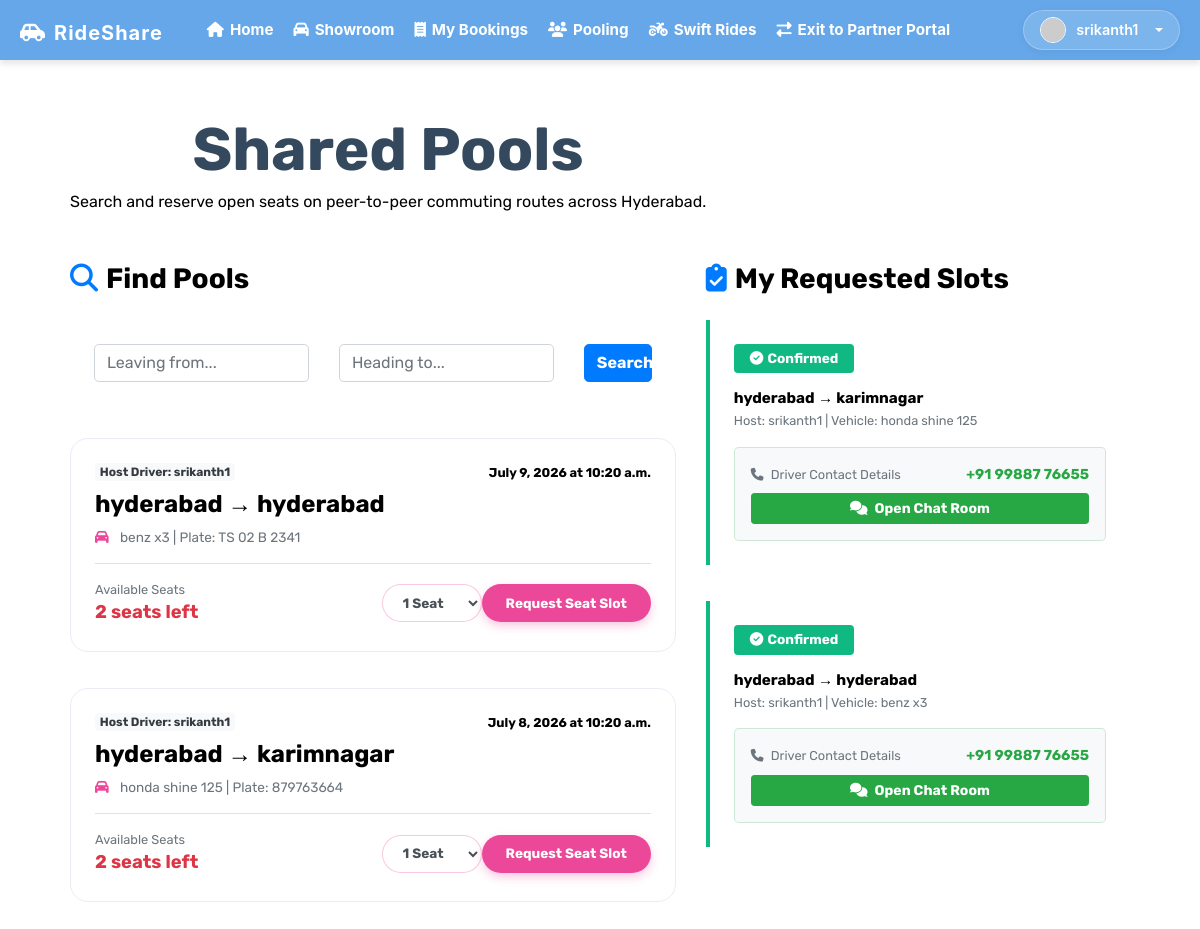
The page /user/carpools/ (signed in) on the database as committed earlier.
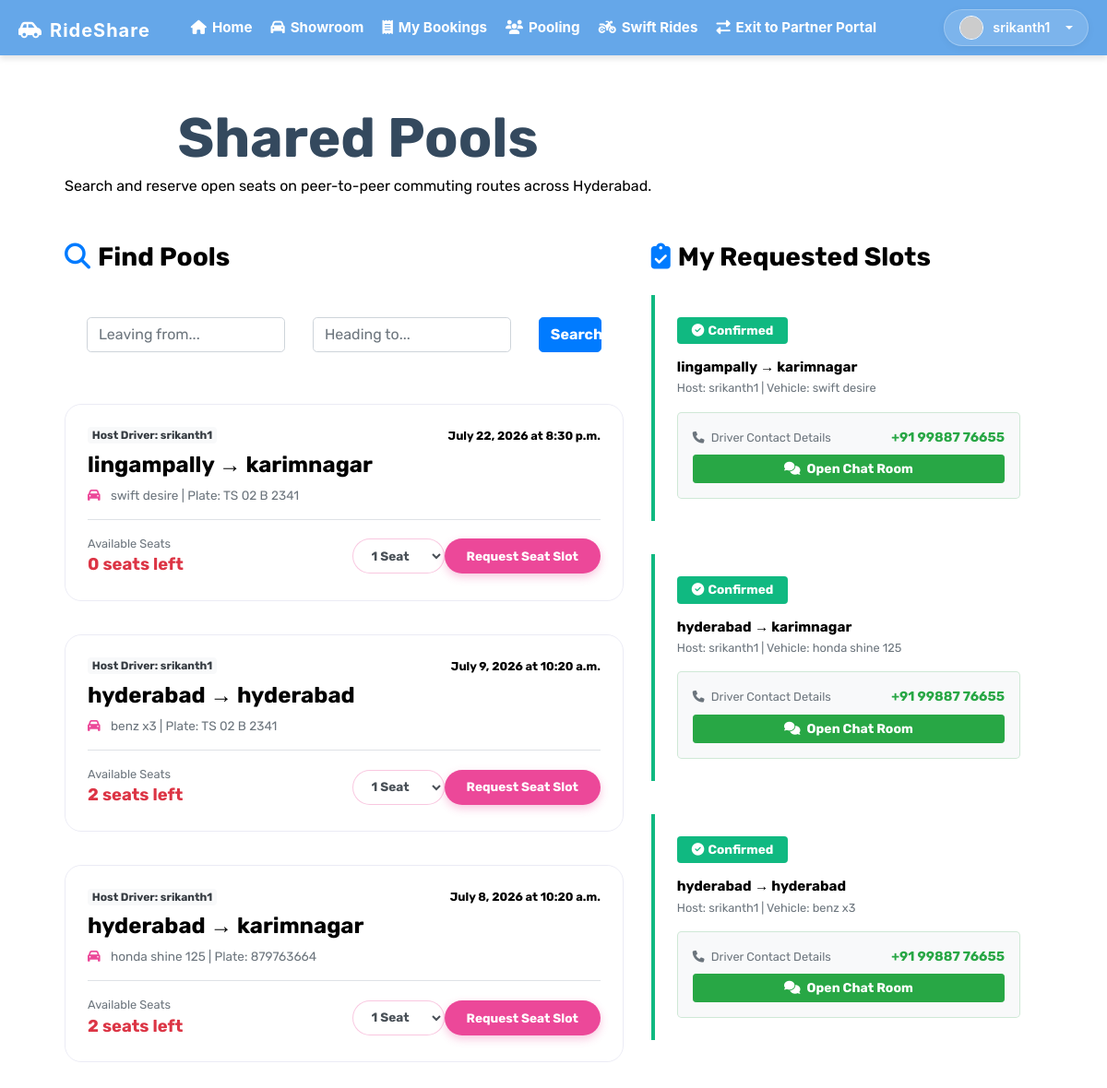
The same page on the database as committed later.
### myapp/models.py (models this page shows, shortened)
class CarpoolOffer(models.Model):
    host = models.ForeignKey(User, on_delete=models.CASCADE, related_name='hosted_carpools')
    vehicle_name = models.CharField(max_length=100)
    vehicle_number = models.CharField(max_length=20)
    start_location = models.CharField(max_length=255)
    destination = models.CharField(max_length=255)
    date = models.DateField()
    time = models.TimeField()
    total_seats = models.IntegerField()
    available_seats = models.IntegerField()
    plans_free_booking = models.BooleanField(default=True)
    vehicle_type = models.CharField(max_length=20, default='car')
    price = models.IntegerField(default=0)
    status = models.CharField(
        max_length=20,
        choices=[
            ('Upcoming', 'Upcoming'),
            ('In_Progress', 'In Progress'),
            ('Completed', 'Completed'),
            ('Cancelled', 'Cancelled')
        ],
        default='Upcoming'
    )
    created_at = models.DateTimeField(auto_now_add=True)

class CarpoolSeatBooking(models.Model):
    carpool = models.ForeignKey(CarpoolOffer, on_delete=models.CASCADE, related_name='seat_bookings')
    user = models.ForeignKey(User, on_delete=models.CASCADE, related_name='carpool_trips')
    seats_booked = models.IntegerField(default=1)
    status = models.CharField(max_length=20, default='Pending')
    booked_at = models.DateTimeField(auto_now_add=True)

### myapp/views.py (the view)
# urls.py: path('user/carpools/', user_carpools_view, name='user_carpools'),
def user_carpools_view(request):
    if not request.user.is_authenticated:
        return redirect('/?show_auth_warning=1')
    offers = CarpoolOffer.objects.all().order_by('-created_at')
    start = request.GET.get('start', '')
    dest = request.GET.get('destination', '')
    if start:
        offers = offers.filter(start_location__icontains=start)
    if dest:
        offers = offers.filter(destination__icontains=dest)
    my_bookings = CarpoolSeatBooking.objects.filter(user=request.user).order_by('-booked_at')
    context = {
        'offers': offers,
        'my_bookings': my_bookings,
        'start_query': start,
        'dest_query': dest,
    }
    return render(request, 'user_carpools.html', context)

### templates/user_carpools.html (shortened to what the changed rows need)
{% extends 'index.html' %}
{% load static %}
{% block content %}
    <div class="container py-4">
        <div class="d-flex justify-content-between align-items-center mb-5 flex-wrap gap-2 text-left">
            <div>
                <h1 class="font-weight-bold outfit-font mb-1 text-title">Shared Pools</h1>
            </div>
        </div>
        <div class="row">
            <div class="col-lg-7 text-left mb-4">
                <div class="row">
                    {% for o in offers %}
                    <div class="col-12 mb-3">
                        <div class="glass-card carpool-card p-4">
                            <div class="d-flex justify-content-between align-items-center mb-2 flex-wrap">
                                <span class="badge bg-light text-dark font-weight-bold">Host Driver: {{ o.host.username }}</span>
                                <small class="text-subtitle font-weight-bold">{{ o.date }} at {{ o.time }}</small>
                            </div>
                            <h4 class="font-weight-bold text-title mb-2">{{ o.start_location }} → {{ o.destination }}</h4>
                            <p class="text-muted mb-3" style="font-size: 0.85rem;">
                                {% if o.vehicle_type == 'bike' %}
                                <i class="fas fa-motorcycle mr-2" style="color: #eab308;"></i>
                                {% else %}
                                <i class="fas fa-car mr-2" style="color: #ec4899;"></i>
                                {% endif %}
                                {{ o.vehicle_name }} | Plate: {{ o.vehicle_number }}
                            </p>
                            <div class="d-flex justify-content-between align-items-center pt-3 border-top flex-wrap gap-2">
                                <div>
                                    <small class="text-muted d-block">Available Seats</small>
                                    <strong class="text-danger" style="font-size: 1.15rem;">{{ o.available_seats }} seats left</strong>
                                </div>
                                <div class="d-flex align-items-center gap-2">
                                    <select id="seats-select-{{ o.id }}" class="form-control rounded-pill px-3 font-weight-bold" style="width: 100px; height: 38px; border: 1px solid rgba(236,72,153,0.3); font-size: 0.85rem;">
                                        <option value="1">1 Seat</option>
                                    </select>
                                    <button onclick="requestCarpoolSeat({{ o.id }})" class="btn btn-primary px-4 font-weight-bold rounded-pill" style="background: #ec4899; border:none; box-shadow: 0 4px 10px rgba(236,72,153,0.3); height: 38px; font-size: 0.85rem;">
                                        Request Seat Slot
                                    </button>
                                </div>
                            </div>
                        </div>
                    </div>
                    {% empty %}
                    <div class="col-12 text-center py-5 text-subtitle">
                        No active travel plans found matching your locations.
                    </div>
                    {% endfor %}
                </div>
            </div>
            <div class="col-lg-5 text-left mb-4">
                <div class="row">
                    {% for b in my_bookings %}
                    <div class="col-12 mb-3">
                        <div class="glass-card p-4" style="border-left: 4px solid {% if b.status == 'Approved' or b.status == 'Confirmed' %}#10b981{% elif b.status == 'Completed' %}#3b82f6{% elif b.status == 'Cancelled' or b.status == 'Canceled' %}#ef4444{% else %}#f59e0b{% endif %} !important;">
                            <div class="d-flex justify-content-between align-items-center mb-3">
                                <div>
                                    {% if b.status == 'Approved' or b.status == 'Confirmed' %}
                                    <span class="badge badge-success px-3 py-2 font-weight-bold" style="font-size:0.85rem; background-color: #10b981;"><i class="fas fa-check-circle mr-1"></i>Confirmed</span>
                                    {% elif b.status == 'Completed' %}
                                    <span class="badge badge-primary px-3 py-2 font-weight-bold" style="font-size:0.85rem; background-color: #3b82f6;"><i class="fas fa-check-double mr-1"></i>Completed</span>
                                    {% elif b.status == 'Cancelled' or b.status == 'Canceled' %}
                                    <span class="badge badge-danger px-3 py-2 font-weight-bold" style="font-size:0.85rem; background-color: #ef4444;"><i class="fas fa-times-circle mr-1"></i>Cancelled</span>
                                    {% else %}
                                    <span class="badge badge-warning text-white px-3 py-2 font-weight-bold" style="font-size:0.85rem; background-color: #f59e0b;"><i class="fas fa-clock mr-1"></i>Pending</span>
                                    {% endif %}
                                </div>
                            </div>
                            <h5 class="font-weight-bold text-title mb-1" style="font-size: 0.95rem;">{{ b.carpool.start_location }} → {{ b.carpool.destination }}</h5>
                            <p class="text-muted mb-2" style="font-size: 0.8rem;">Host: {{ b.carpool.host.username }} | Vehicle: {{ b.carpool.vehicle_name }}</p>
                            {% if b.status == 'Approved' or b.status == 'Confirmed' %}
                            <div class="p-3 mt-3 border rounded-lg bg-light" style="border-color: rgba(40,167,69,0.2) !important;">
                                <div class="d-flex justify-content-between align-items-center mb-2">
                                    <small class="text-muted"><i class="fas fa-phone mr-1"></i> Driver Contact Details</small>
                                    <strong class="text-success" style="font-size: 0.9rem;">+91 99887 76655</strong>
                                </div>
                                <button onclick="openUserChat('{{ b.carpool.host.username }}', '{{ b.user.id }}')" class="btn btn-sm btn-success btn-block font-weight-bold">
                                    <i class="fas fa-comments mr-1"></i> Open Chat Room
                                </button>
                            </div>
                            {% else %}
                            <div class="p-2 mt-3 border rounded text-center text-muted" style="font-size: 0.8rem; background: rgba(0,0,0,0.02); font-style: italic;">
                                Contact number and chat room unlock once the host approves the booking.
                            </div>
                            {% endif %}
                        </div>
                    </div>
                    {% empty %}
                    <div class="col-12 text-center py-5 text-subtitle">
                        You have not requested any seat bookings.
                    </div>
                    {% endfor %}
                </div>
            </div>
        </div>
    </div>
{% endblock %}

Rows that differ between the two databases and show on the page:
added CarpoolOffer: host.username "srikanth1", date "July 22, 2026", time "8:30 p.m.", start_location "lingampally", destination "karimnagar", vehicle_type "car" (drawn), vehicle_name "swift desire", vehicle_number "TS 02 B 2341", available_seats "0", id "1 Seat"
added CarpoolSeatBooking: status "Approved" (drawn), carpool.start_location "lingampally", carpool.destination "karimnagar", carpool.host.username "srikanth1", carpool.vehicle_name "swift desire"
